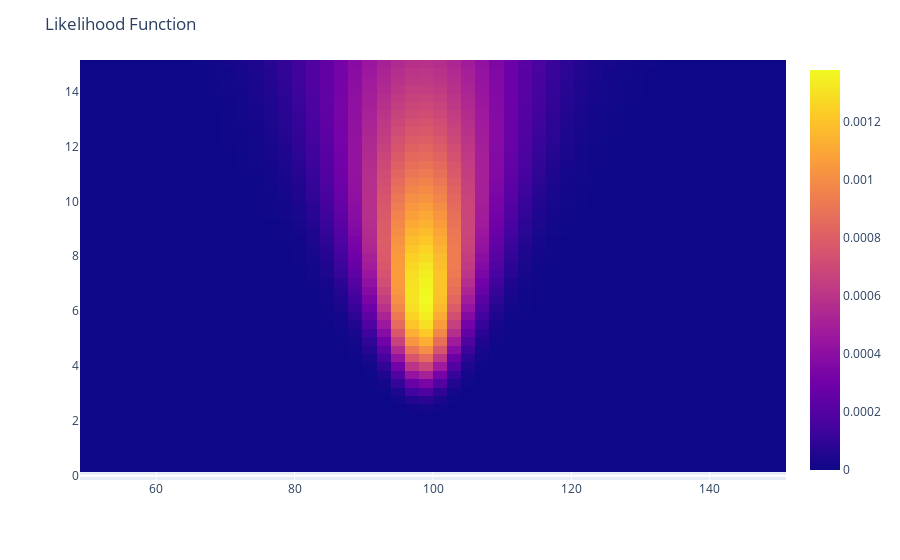

Notebook source saved alongside this figure:
### Code cell
fig = px.imshow(likelihood, x=mu, y=sigma, origin='lower', aspect='auto')
fig.update_layout(title='Likelihood Function')
fig.show()

### Figure 1 — Plotly figure (JSON) as saved in the notebook; plotly's stock layout.template omitted (floating-point values rounded to 4 significant figures; data arrays with more than 128 entries replaced by an {"elided": "..."} marker saying what was removed)
{"data": [{"coloraxis": "coloraxis", "hovertemplate": "x: %{x}<br>y: %{y}<br>color: %{z}<extra></extra>", "name": "0", "type": "heatmap", "x": [50, 52.04, 54.08, 56.12, 58.16, 60.2, 62.24, 64.29, 66.33, 68.37, 70.41, 72.45, 74.49, 76.53, 78.57, 80.61, 82.65, 84.69, 86.73, 88.78, 90.82, 92.86, 94.9, 96.94, 98.98, 101.0, 103.1, 105.1, 107.1, 109.2, 111.2, 113.3, 115.3, 117.3, 119.4, 121.4, 123.5, 125.5, 127.6, 129.6, 131.6, 133.7, 135.7, 137.8, 139.8, 141.8, 143.9, 145.9, 148.0, 150], "xaxis": "x", "y": [0, 0.3061, 0.6122, 0.9184, 1.224, 1.531, 1.837, 2.143, 2.449, 2.755, 3.061, 3.367, 3.673, 3.98, 4.286, 4.592, 4.898, 5.204, 5.51, 5.816, 6.122, 6.429, 6.735, 7.041, 7.347, 7.653, 7.959, 8.265, 8.571, 8.878, 9.184, 9.49, 9.796, 10.1, 10.41, 10.71, 11.02, 11.33, 11.63, 11.94, 12.24, 12.55, 12.86, 13.16, 13.47, 13.78, 14.08, 14.39, 14.69, 15], "yaxis": "y", "z": {"elided": "50x50 float values"}}], "layout": {"coloraxis": {"colorscale": [[0, "#0d0887"], [0.1111, "#46039f"], [0.2222, "#7201a8"], [0.3333, "#9c179e"], [0.4444, "#bd3786"], [0.5556, "#d8576b"], [0.6667, "#ed7953"], [0.7778, "#fb9f3a"], [0.8889, "#fdca26"], [1, "#f0f921"]]}, "margin": {"t": 60}, "title": {"text": "Likelihood Function"}, "xaxis": {"anchor": "y", "domain": [0, 1]}, "yaxis": {"anchor": "x", "autorange": true, "domain": [0, 1]}}}
